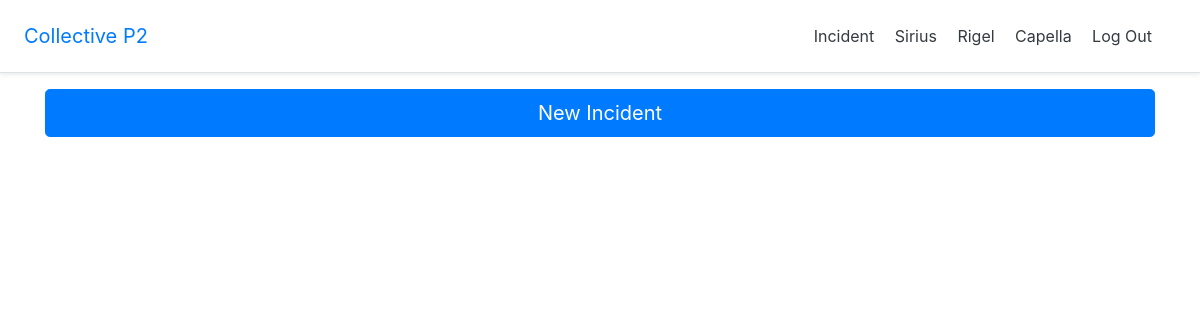
The app's page /incidents/ (signed in), older data.
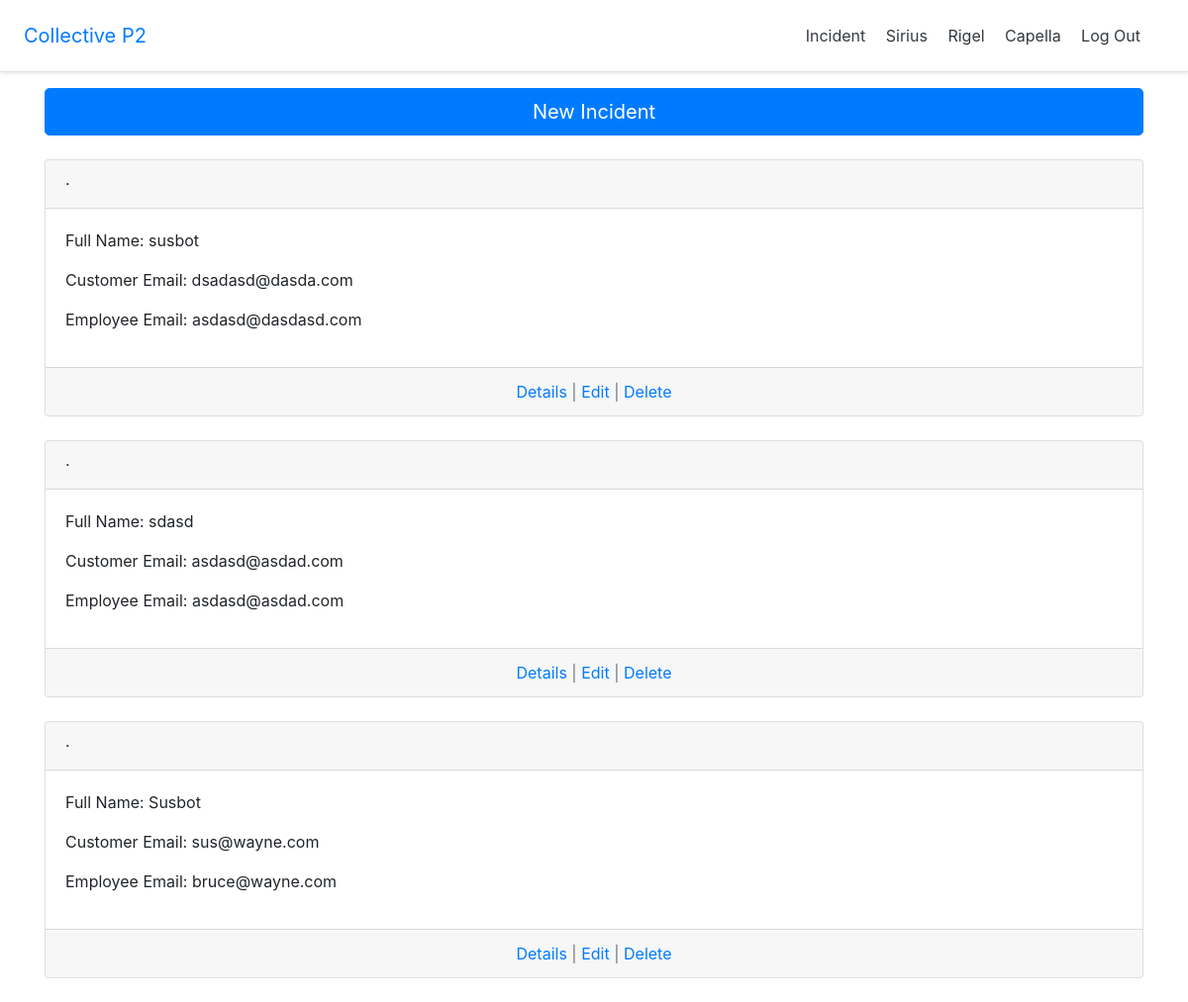
The same page, newer data.
### incidents/models.py (models this page shows, shortened)
class Incident(models.Model):
    full_name = models.CharField(max_length=50)
    team = models.CharField(max_length=20)
    organization_impacted_by_incident = models.CharField(max_length=20)
    incident_discovery_method = models.TextField()
    affiliation_to_org = models.CharField(max_length=30)
    user_incident_reported_by = models.CharField(max_length=20)
    employee_email = models.EmailField()
    customer_email = models.EmailField()
    prevention = models.TextField()
    additional_notes = models.TextField()
    date_incident_reported = models.DateField(auto_now_add=True, editable=True)
    date_incident_occured = models.DateField(auto_now=False)
    author = models.ForeignKey(
        get_user_model(),
        on_delete=models.CASCADE
    )

### incidents/views.py (the view)
# urls.py: path('', HomeListView.as_view(), name='incidents/incident_list'),
class HomeListView(LoginRequiredMixin, ListView):
    model = Incident
    template_name = 'incidents/incident_list.html'

### templates/incidents/incident_list.html (shortened to what this page needs)
{% extends 'base.html' %}
{% block content %}
    <div>
        <a class="btn btn-primary btn-lg btn-block" href="{% url 'incidents/incident_new' %}">New Incident</a>
    </div>
    <br />
    {% for incident in object_list %}
        <div class="card">
            <div class="card-header">
                 &middot;
            </div>
            <div class="card-body">
                <p>Full Name: {{ incident.full_name }} </p>
                <p>Customer Email: {{ incident.customer_email }} </p>
                <p>Employee Email: {{ incident.employee_email }}</p>
            </div>
            <div class="card-footer text-center text-muted">
                <a href="{% url 'incidents/incident_detail' incident.pk %}">Details</a> |
                <a href="{% url 'incidents/incident_edit' incident.pk %}">Edit</a> |
                <a href="{% url 'incidents/incident_delete' incident.pk %}">Delete</a>
            </div>
        </div>
        <br />
    {% endfor %}
{% endblock content %}

Row changes from the older to the newer data that the page shows:
added Incident: full_name "susbot", customer_email "dsadasd@dasda.com", employee_email "asdasd@dasdasd.com"
added Incident: full_name "sdasd", customer_email "asdasd@asdad.com", employee_email "asdasd@asdad.com"
added Incident: full_name "Susbot", customer_email "sus@wayne.com", employee_email "bruce@wayne.com"
